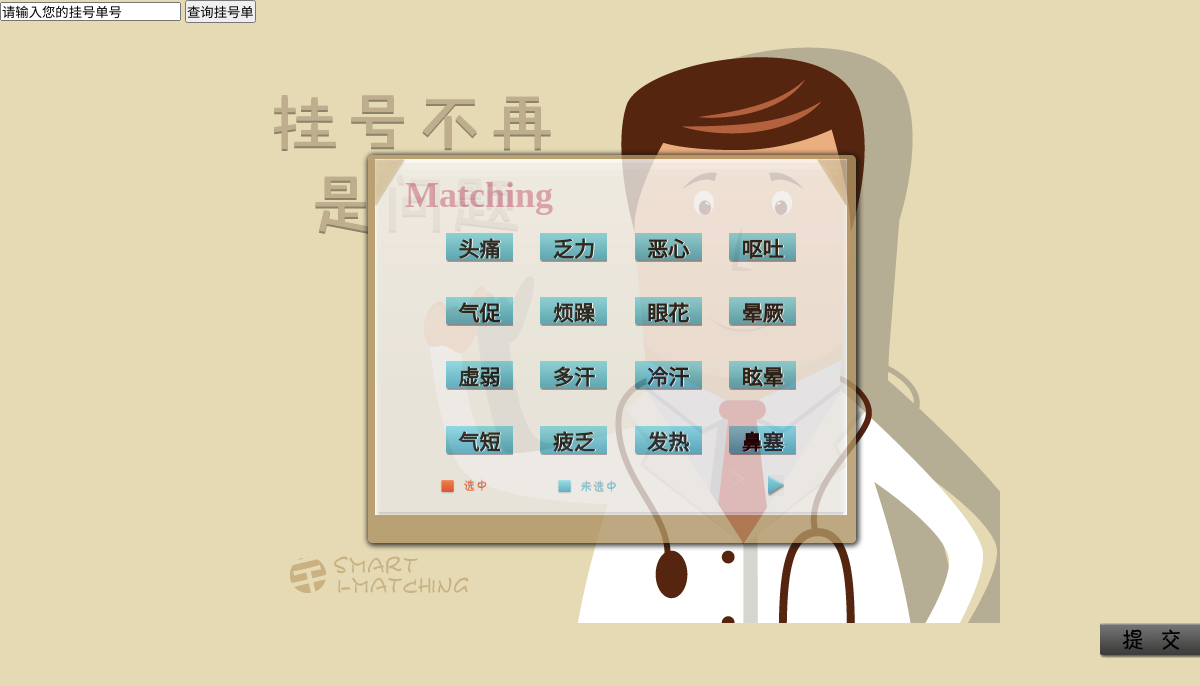
The page / on the database its author committed.
### tables this page shows
CREATE TABLE `symptom` (
  `symptom_id` int(5) NOT NULL AUTO_INCREMENT,
  `symptom_name` varchar(20) NOT NULL,
  PRIMARY KEY (`symptom_id`)
);

### index.php (called while the page is built, shortened)
<?php
	require_once("smarty.inc.php");
	$sql_symp_1st="SELECT * FROM `symptom` ORDER BY `symptom_id`  LIMIT 0,16 ";
	$query_symp_1st=mysql_query($sql_symp_1st);
	while($array_symp_1st=mysql_fetch_array($query_symp_1st)){
		$symp_1st[]=$array_symp_1st;
	}
	$smarty->assign("symp_1st",$symp_1st);
	$sql_symp_2nd="SELECT * FROM `symptom` ORDER BY `symptom_id` LIMIT 16,16";
	$query_symp_2nd=mysql_query($sql_symp_2nd);
	while($array_symp_2nd=mysql_fetch_array($query_symp_2nd)){
		$symp_2nd[]=$array_symp_2nd;
	}
	$smarty->assign("symp_2nd",$symp_2nd);
	$sql_symp_3rd="SELECT * FROM `symptom` ORDER BY `symptom_id` LIMIT 32,16";
	$query_symp_3rd=mysql_query($sql_symp_3rd);
	while($array_symp_3rd=mysql_fetch_array($query_symp_3rd)){
		$symp_3rd[]=$array_symp_3rd;
	}
	$smarty->assign("symp_3rd",$symp_3rd);
	$sql_symp_4th="SELECT * FROM `symptom` ORDER BY `symptom_id` LIMIT 48,16";
	$query_symp_4th=mysql_query($sql_symp_4th);
	while($array_symp_4th=mysql_fetch_array($query_symp_4th)){
		$symp_4th[]=$array_symp_4th;
	}
	$smarty->assign("symp_4th",$symp_4th);
	$smarty->display("index.html");
?>

### smarty/sysplugins/smarty_internal_data.php (called while the page is built, shortened)
<?php
class Smarty_Internal_Data {
    public function getVariable($_variable, $_ptr = null, $search_parents = true, $error_enable = true)
    {
        if ($_ptr === null) {
            $_ptr = $this;
        } while ($_ptr !== null) {
            if (isset($_ptr->tpl_vars[$_variable])) {
                return $_ptr->tpl_vars[$_variable];
            }
            if ($search_parents) {
                $_ptr = $_ptr->parent;
            } else {
                $_ptr = null;
            }
        }
    }
}
class Smarty_Variable {
    public function __construct ($value = null, $nocache = false, $scope = Smarty::SCOPE_LOCAL)
    {
        $this->value = $value;
    }
}
?>

### templates_c/386e744df7e9238f7ec52b4ceb835215e0b2a942.file.index.html.php (the view, shortened to what this page needs)
<?php if(!defined('SMARTY_DIR')) exit('no direct access allowed');
$_smarty_tpl->decodeProperties(array (
  'file_dependency' =>
  array (
    '386e744df7e9238f7ec52b4ceb835215e0b2a942' =>
    array (
      0 => './templates/index.html',
      1 => 1355150526,
      2 => 'file',
    ),
  ),
  'nocache_hash' => '88049230251915a978509c2-95926688',
  'function' =>
  array (
  ),
  'has_nocache_code' => false,
)); ?>
<!DOCTYPE html PUBLIC "-//W3C//DTD XHTML 1.0 Transitional//EN" "http://www.w3.org/TR/xhtml1/DTD/xhtml1-transitional.dtd">
<html xmlns="http://www.w3.org/1999/xhtml">
<head>
<link rel="stylesheet" type="text/css" href="css/cureJudget.css" />
</head>
<body>
<form action="search.php" method="post" name="search" onlick="get_id">
    <input type="text" name="user_id" value="请输入您的挂号单号"/>
    <input type="submit"  value="查询挂号单"/>
</form>
<form action="matching.php" method="post" name="symp_get" onclick="get_office()">
    <div id="Wrap">
    	<div id="contain">
         <div id="page">
            <div class="choose">
            	<p>Matching</p>
				<?php  $_smarty_tpl->tpl_vars['sym'] = new Smarty_Variable;
 $_from = $_smarty_tpl->getVariable('symp_1st')->value; if (!is_array($_from) && !is_object($_from)) { settype($_from, 'array');}
if ($_smarty_tpl->_count($_from) > 0){
    foreach ($_from as $_smarty_tpl->tpl_vars['sym']->key => $_smarty_tpl->tpl_vars['sym']->value){
?>
                <div class="cure">
                	<p class="sure"><?php echo $_smarty_tpl->tpl_vars['sym']->value['symptom_name'];?>
</p>
                </div>
				<?php }} ?>
            </div>
                <?php  $_smarty_tpl->tpl_vars['sym'] = new Smarty_Variable;
 $_from = $_smarty_tpl->getVariable('symp_2nd')->value; if (!is_array($_from) && !is_object($_from)) { settype($_from, 'array');}
if ($_smarty_tpl->_count($_from) > 0){
    foreach ($_from as $_smarty_tpl->tpl_vars['sym']->key => $_smarty_tpl->tpl_vars['sym']->value){
?>
                <div class="Pagecure">
                    	<input type="checkbox"  name="<?php echo $_smarty_tpl->tpl_vars['sym']->value['symptom_id'];?>
" class="hidens">
                	<p class="sure"><?php echo $_smarty_tpl->tpl_vars['sym']->value['symptom_name'];?>
</p>
                </div>
                <?php }} ?>
                <?php  $_smarty_tpl->tpl_vars['sym'] = new Smarty_Variable;
 $_from = $_smarty_tpl->getVariable('symp_3rd')->value; if (!is_array($_from) && !is_object($_from)) { settype($_from, 'array');}
if ($_smarty_tpl->_count($_from) > 0){
    foreach ($_from as $_smarty_tpl->tpl_vars['sym']->key => $_smarty_tpl->tpl_vars['sym']->value){
?>
                <div class="Pagecure">
                    	<input type="checkbox"  name="<?php echo $_smarty_tpl->tpl_vars['sym']->value['symptom_id'];?>
" class="hidens">
                	<p class="sure"><?php echo $_smarty_tpl->tpl_vars['sym']->value['symptom_name'];?>
</p>
                </div>
                <?php }} ?>
                <?php  $_smarty_tpl->tpl_vars['sym'] = new Smarty_Variable;
?>
		 </div>
                        <a href="#" id="nextpage"><img src="images/next.png" /></a>
        </div>
    </div>
            	<input type="submit" id="submit" value=" "/>
</form>
</body>
</html>

### rows shown on the page
symptom: symptom_name "头痛"
symptom: symptom_name "乏力"
symptom: symptom_name "恶心"
symptom: symptom_name "呕吐"
symptom: symptom_name "气促"
symptom: symptom_name "烦躁"
symptom: symptom_name "眼花"
symptom: symptom_name "晕厥"
symptom: symptom_name "虚弱"
symptom: symptom_name "多汗"
symptom: symptom_name "冷汗"
symptom: symptom_name "眩晕"
symptom: symptom_name "气短"
symptom: symptom_name "疲乏"
symptom: symptom_name "发热"
symptom: symptom_name "鼻塞"
